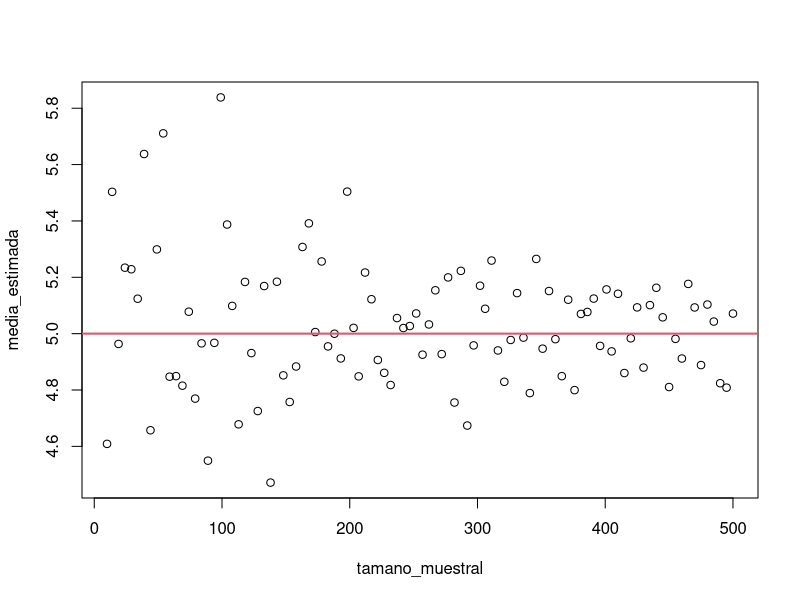
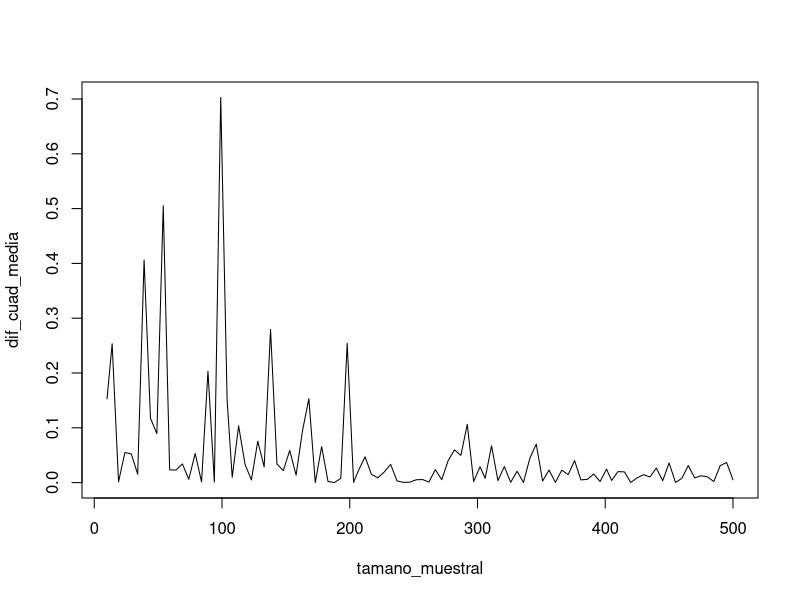
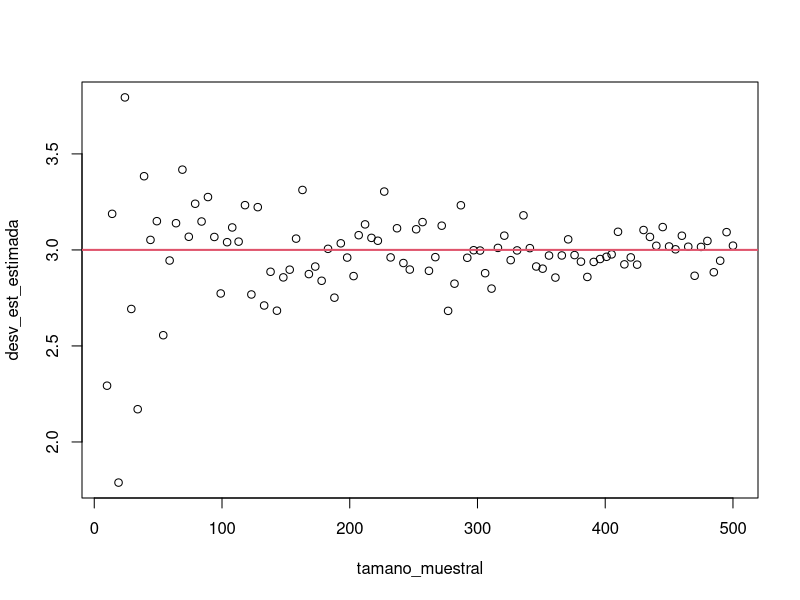
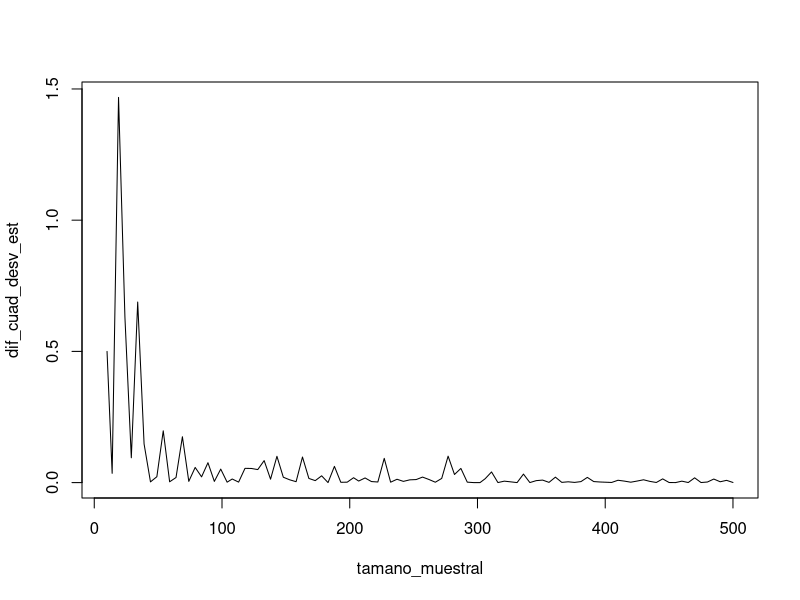
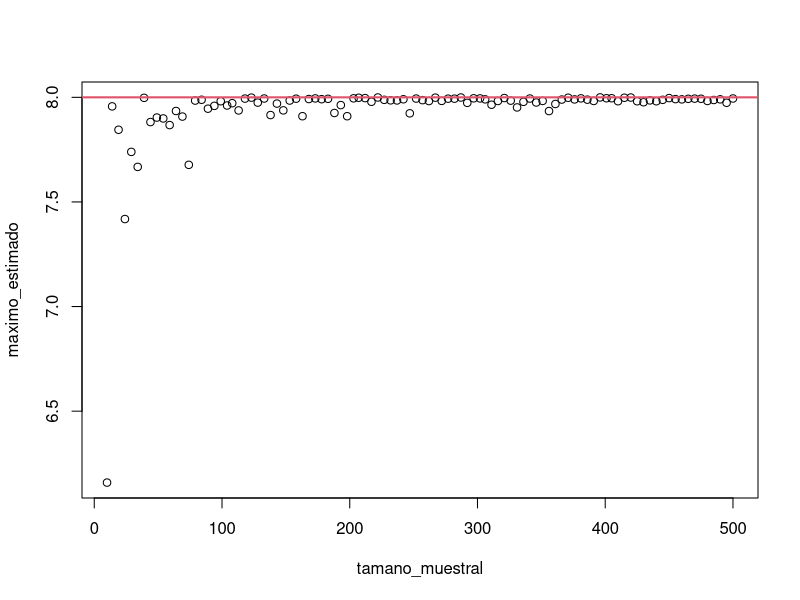
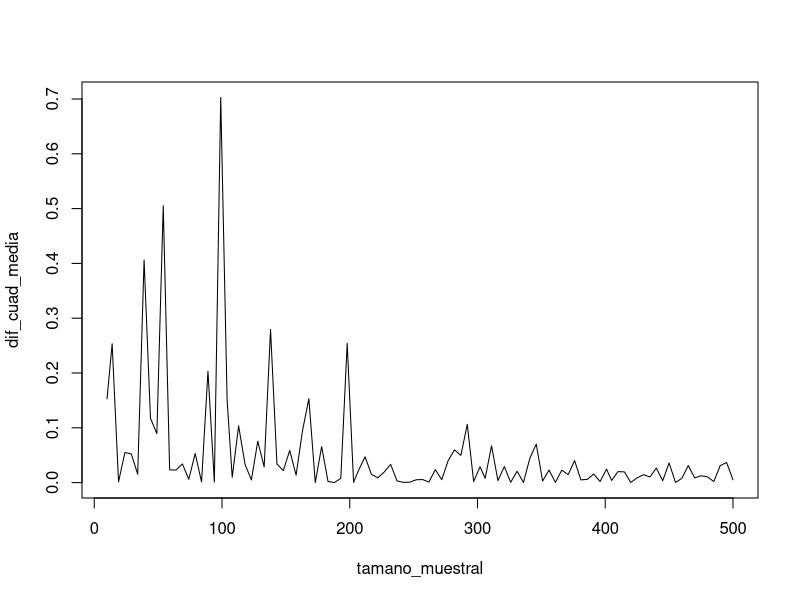
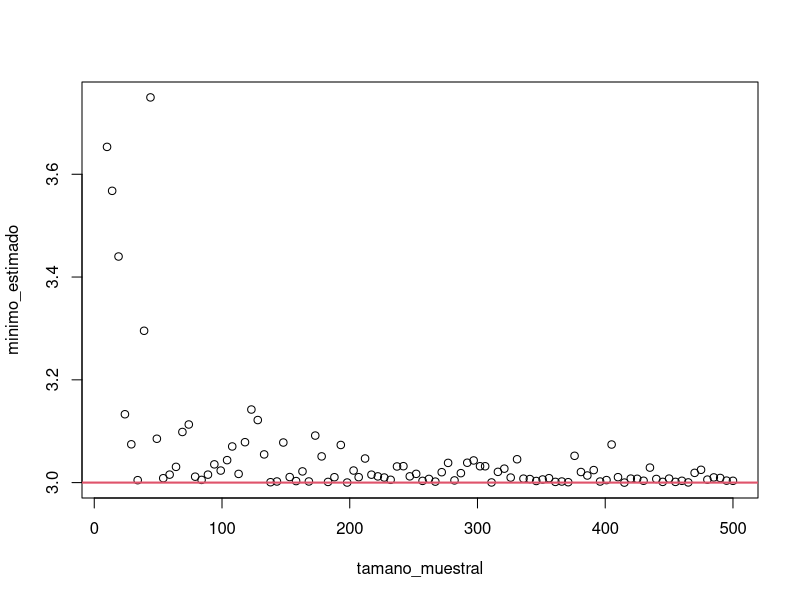
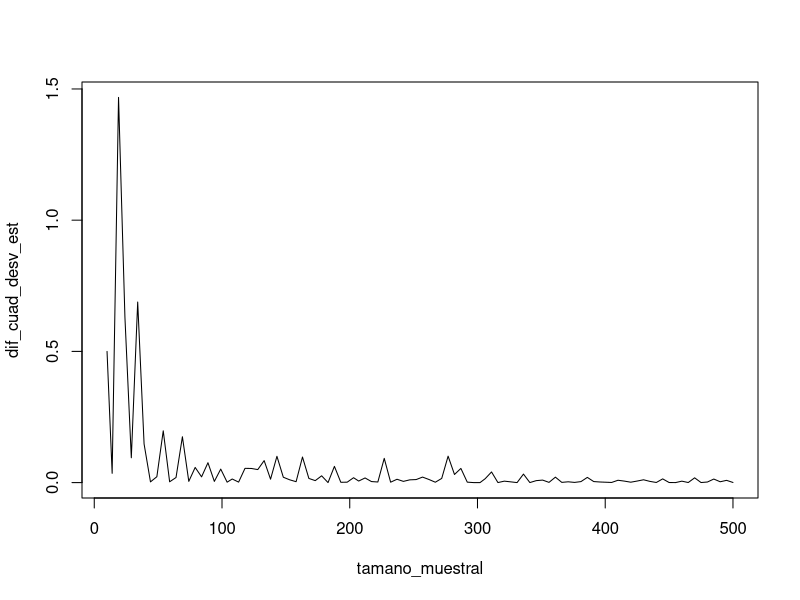

Reproduce these figures in R, in order.
# Distribucion normal -----------------------------------------------------

tamano_muestral_max <- 500
iteraciones <- 100
media_poblacional <- 5
desv_est_poblacional <- 3
tamano_muestral <- floor(seq(10, tamano_muestral_max, length.out = iteraciones))

desv_est_estimada <- media_estimada <- dif_cuad_media <- dif_cuad_desv_est <- vector()

for (i in seq_len(iteraciones)) {
  muestra <- rnorm(tamano_muestral[i], media_poblacional, desv_est_poblacional)
  media_estimada[i] <- mean(muestra)
  desv_est_estimada[i] <- sd(muestra)
  dif_cuad_media[i] <- (media_estimada[i] - media_poblacional)^2
  dif_cuad_desv_est[i] <- (desv_est_estimada[i] - desv_est_poblacional)^2
}


plot(media_estimada ~ tamano_muestral)
abline(h = media_poblacional, col = 2, lwd = 2)

plot(dif_cuad_media ~ tamano_muestral, type = "l")


plot(desv_est_estimada ~ tamano_muestral)
abline(h = desv_est_poblacional, col = 2, lwd = 2)

plot(dif_cuad_desv_est ~ tamano_muestral, type = "l")


# Distribucion uniforme ---------------------------------------------------


tamano_muestral_max <- 500
iteraciones <- 100
maximo_poblacional <- 8
minimo_poblacional <- 3
tamano_muestral <- floor(seq(10, tamano_muestral_max, length.out = iteraciones))

maximo_estimado <- minimo_estimado <- dif_cuad_maximo <- dif_cuad_minimo <- vector()

for (i in seq_len(iteraciones)) {
  muestra <- runif(tamano_muestral[i], minimo_poblacional, maximo_poblacional)
  maximo_estimado[i] <- max(muestra)
  minimo_estimado[i] <- min(muestra)
  dif_cuad_maximo[i] <- (maximo_estimado[i] - maximo_poblacional)^2
  dif_cuad_minimo[i] <- (minimo_estimado[i] - minimo_poblacional)^2
}


plot(maximo_estimado ~ tamano_muestral)
abline(h = maximo_poblacional, col = 2, lwd = 2)

plot(dif_cuad_media ~ tamano_muestral, type = "l")


plot(minimo_estimado ~ tamano_muestral)
abline(h = minimo_poblacional, col = 2, lwd = 2)

plot(dif_cuad_desv_est ~ tamano_muestral, type = "l")


# Regresion lineal --------------------------------------------------------

tamano_muestral_max <- 500
iteraciones <- 100
beta_0 <- 1
beta_1 <- -0.3
minimo_poblacional <- 3
tamano_muestral <- floor(seq(10, tamano_muestral_max, length.out = iteraciones))

genera_x <- function(n) seq(-3, 3, length.out = n)

genera_y <- function(x, beta_0, beta_1){
  beta_1*x + beta_0 + rnorm(length(x), 0, 0.5)
}

beta_0_estimado <- beta_1_estimado <- dif_cuad_beta_0 <- dif_cuad_beta_1 <- vector()

for (i in seq_len(iteraciones)) {
  X <- genera_x(tamano_muestral[i])
  Y <- genera_y(X, beta_0, beta_1)
  betas <- coef(lm(Y ~ X))
  beta_0_estimado[i] <- betas[1]
  beta_1_estimado[i] <- betas[2]
  dif_cuad_beta_0[i] = (beta_0_estimado[i] - beta_0)^2
  dif_cuad_beta_1[i] = (beta_1_estimado[i] - beta_1)^2
}


plot(beta_0_estimado ~ tamano_muestral)
abline(h = beta_0, col = 2, lwd = 2)

plot(dif_cuad_beta_0 ~ tamano_muestral, type = "l")


plot(beta_1_estimado ~ tamano_muestral)
abline(h = beta_1, col = 2, lwd = 2)

plot(dif_cuad_beta_1 ~ tamano_muestral, type = "l")


# Paquetes ----------------------------------------------------------------


library("dplyr")
library("purrr")
library("ggplot2")
library("magrittr")

colores <- c("#78D92A", "#002E4E", "#058ECD", "#ED2B05", "#F4F7F4")


# Distribucion normal -----------------------------------------------------

tamano_muestral_max <- 500
iteraciones <- 100
media_poblacional <- 5
desv_est_poblacional <- 3


tibble(
  media = media_poblacional,
  desv_est = desv_est_poblacional,
  tamano_muestral = floor(seq(10, tamano_muestral_max, length.out = iteraciones)),
  muestras = map(tamano_muestral, rnorm, media, desv_est),
  media_estimada = map_dbl(muestras, mean),
  desv_est_estimada = map_dbl(muestras, sd),
  dif_cuad_medias = (media - media_estimada)^2,
  dif_cuad_sd = (desv_est_estimada - desv_est)^2
) -> simulaciones

qplot(tamano_muestral, media_estimada, data = simulaciones) +
  geom_hline(yintercept = simulaciones$media, colour = colores[4]) +
  theme_minimal()

qplot(tamano_muestral, dif_cuad_medias, data = simulaciones) +
  geom_smooth(size = 1, se = FALSE, colour = colores[4]) +
  theme_minimal()


qplot(tamano_muestral, desv_est_estimada, data = simulaciones) +
  geom_hline(yintercept = simulaciones$desv_est, colour = colores[4]) +
  theme_minimal()

qplot(tamano_muestral, dif_cuad_sd, data = simulaciones) +
  geom_smooth(size = 1, se = FALSE, colour = colores[4]) +
  theme_minimal()


# Distribucion uniforme ---------------------------------------------------


tamano_muestral_max <- 500
iteraciones <- 100

tibble(
  tamano_muestral = floor(seq(10, tamano_muestral_max, length.out = iteraciones)),
  maximo_poblacional = 8,
  minimo_poblacional = 3,
  muestras = map(tamano_muestral, runif, minimo_poblacional, maximo_poblacional),
  maximo_estimado = map_dbl(muestras, max),
  minimo_estimado = map_dbl(muestras, min),
  dif_cuad_maximo = (maximo_poblacional - maximo_estimado)^2,
  dif_cuad_minimo = (minimo_poblacional - minimo_estimado)^2
) -> simulaciones

qplot(tamano_muestral, maximo_estimado, data = simulaciones) +
  geom_hline(yintercept = simulaciones$maximo_poblacional, colour = colores[4]) +
  theme_minimal()

qplot(tamano_muestral, dif_cuad_maximo, data = simulaciones) +
  geom_smooth(size = 1, se = FALSE, colour = colores[4]) +
  theme_minimal()

qplot(tamano_muestral, minimo_estimado, data = simulaciones) +
  geom_hline(yintercept = simulaciones$minimo_poblacional, colour = colores[4]) +
  theme_minimal()

qplot(tamano_muestral, dif_cuad_minimo, data = simulaciones) +
  geom_smooth(size = 1, se = FALSE, colour = colores[4]) +
  theme_minimal()



# Regresion lineal simple -------------------------------------------------


tamano_muestral_max <- 500
iteraciones <- 100
beta_0 <- 1
beta_1 <- -0.3
minimo_poblacional <- 3

genera_x <- function(n) seq(-3, 3, length.out = n)

genera_y <- function(x, beta_0, beta_1){
  beta_1*x + beta_0 + rnorm(length(x), 0, 0.5)
}

estima_betas <- function(x, y){
  coef(lm(y ~ x))
}

tibble(
  tamano_muestral = floor(seq(10, tamano_muestral_max, length.out = iteraciones)),
  datos_x = map(tamano_muestral, genera_x),
  datos_y = map(datos_x, genera_y, beta_0, beta_1),
  betas = map2(datos_x, datos_y, estima_betas),
  beta_0_estimado = map_dbl(betas, extract, 1),
  beta_1_estimado = map_dbl(betas, extract, 2),
  dif_cuad_beta_0 = (beta_0_estimado - beta_0)^2,
  dif_cuad_beta_1 = (beta_1_estimado - beta_1)^2
) -> simulaciones

qplot(tamano_muestral, beta_0_estimado, data = simulaciones) +
  geom_hline(yintercept = beta_0, colour = colores[4]) +
  theme_minimal()

qplot(tamano_muestral, dif_cuad_beta_0, data = simulaciones) +
  geom_smooth(size = 1, se = FALSE, colour = colores[4]) +
  theme_minimal()


qplot(tamano_muestral, beta_1_estimado, data = simulaciones) +
  geom_hline(yintercept = beta_1, colour = colores[4]) +
  theme_minimal()

qplot(tamano_muestral, dif_cuad_beta_1, data = simulaciones) +
  geom_smooth(size = 1, se = FALSE, colour = colores[4]) +
  theme_minimal()